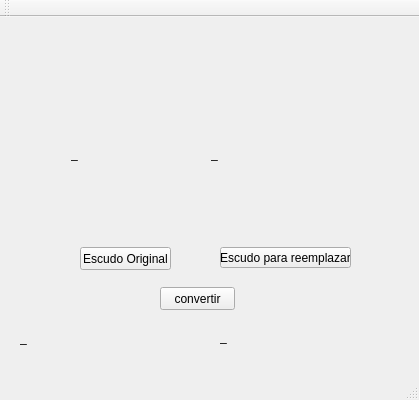
<?xml version="1.0" encoding="UTF-8"?>
<ui version="4.0">
 <class>MainWindow</class>
 <widget class="QMainWindow" name="MainWindow">
  <property name="geometry">
   <rect>
    <x>0</x>
    <y>0</y>
    <width>419</width>
    <height>400</height>
   </rect>
  </property>
  <property name="windowTitle">
   <string>MINIESCUDOS</string>
  </property>
  <widget class="QWidget" name="centralWidget">
   <widget class="QPushButton" name="btn_file">
    <property name="geometry">
     <rect>
      <x>80</x>
      <y>230</y>
      <width>91</width>
      <height>23</height>
     </rect>
    </property>
    <property name="text">
     <string>Escudo Original</string>
    </property>
   </widget>
   <widget class="QPushButton" name="pushButton">
    <property name="geometry">
     <rect>
      <x>160</x>
      <y>270</y>
      <width>75</width>
      <height>23</height>
     </rect>
    </property>
    <property name="text">
     <string>convertir</string>
    </property>
   </widget>
   <widget class="QLabel" name="label_2">
    <property name="geometry">
     <rect>
      <x>20</x>
      <y>310</y>
      <width>181</width>
      <height>21</height>
     </rect>
    </property>
    <property name="text">
     <string>_</string>
    </property>
   </widget>
   <widget class="QPushButton" name="pushButton_2">
    <property name="geometry">
     <rect>
      <x>220</x>
      <y>230</y>
      <width>131</width>
      <height>21</height>
     </rect>
    </property>
    <property name="text">
     <string>Escudo para reemplazar</string>
    </property>
   </widget>
   <widget class="QLabel" name="label_4">
    <property name="geometry">
     <rect>
      <x>220</x>
      <y>310</y>
      <width>181</width>
      <height>20</height>
     </rect>
    </property>
    <property name="text">
     <string>_</string>
    </property>
   </widget>
   <widget class="QWidget" name="">
    <property name="geometry">
     <rect>
      <x>60</x>
      <y>30</y>
      <width>296</width>
      <height>194</height>
     </rect>
    </property>
    <layout class="QGridLayout" name="gridLayout">
     <item row="0" column="0">
      <widget class="QLabel" name="label">
       <property name="minimumSize">
        <size>
         <width>144</width>
         <height>192</height>
        </size>
       </property>
       <property name="text">
        <string>_</string>
       </property>
      </widget>
     </item>
     <item row="0" column="1">
      <widget class="QLabel" name="label_3">
       <property name="minimumSize">
        <size>
         <width>144</width>
         <height>192</height>
        </size>
       </property>
       <property name="text">
        <string>_</string>
       </property>
      </widget>
     </item>
    </layout>
   </widget>
  </widget>
  <widget class="QMenuBar" name="menuBar">
   <property name="geometry">
    <rect>
     <x>0</x>
     <y>0</y>
     <width>419</width>
     <height>21</height>
    </rect>
   </property>
  </widget>
  <widget class="QToolBar" name="mainToolBar">
   <attribute name="toolBarArea">
    <enum>TopToolBarArea</enum>
   </attribute>
   <attribute name="toolBarBreak">
    <bool>false</bool>
   </attribute>
  </widget>
  <widget class="QStatusBar" name="statusBar"/>
 </widget>
 <layoutdefault spacing="6" margin="11"/>
 <resources/>
 <connections/>
</ui>
